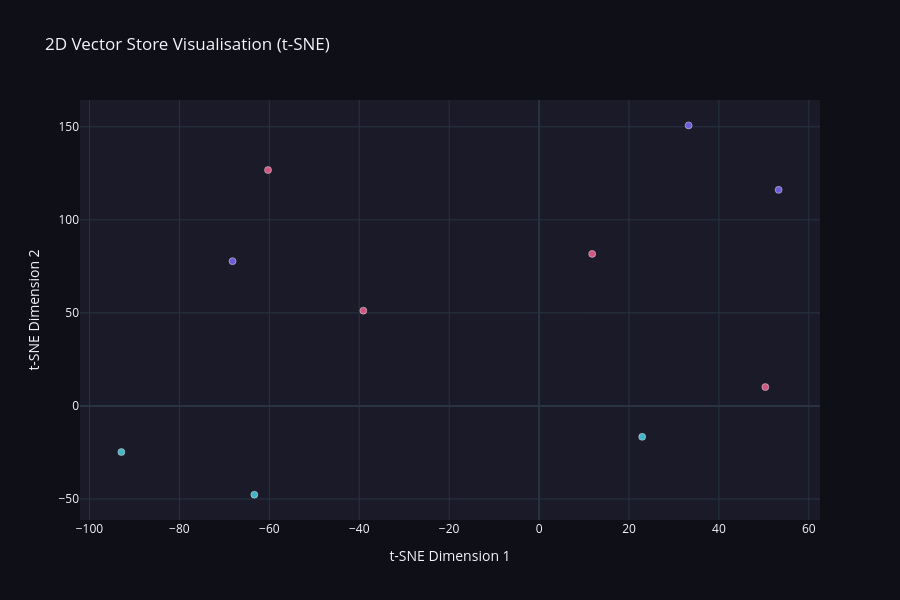
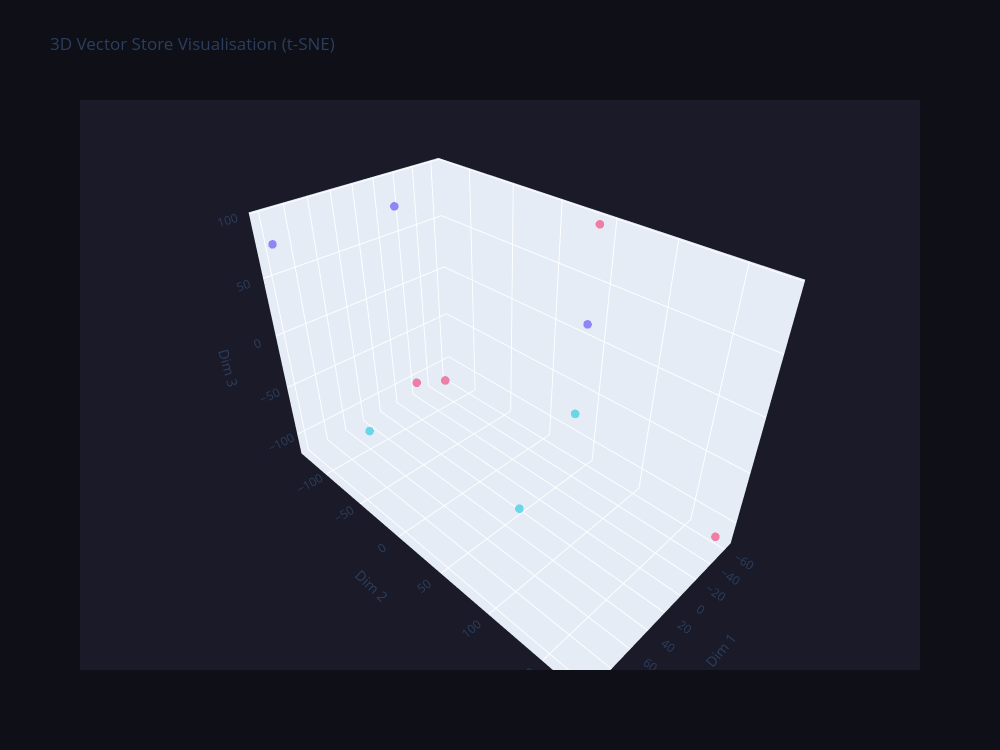

Here is the notebook cell these charts were saved with, in order:
### Code cell
result     = _collection.get(include=["embeddings", "documents", "metadatas"])
vectors_np = np.array(result["embeddings"])
doc_types  = [m["doc_type"] for m in result["metadatas"]]
docs_text  = result["documents"]

COLOR_MAP = {"personal": "#7c6af7", "projects": "#f06292", "learning": "#4dd0e1"}
colors    = [COLOR_MAP.get(t, "#aaa") for t in doc_types]

n = vectors_np.shape[0]
perplexity = max(5.0, min(30.0, (n - 1) / 3.0))
print(f"Running t-SNE on {n} vectors (perplexity={perplexity:.1f})...")


tsne_2d = TSNE(n_components=2, random_state=42, perplexity=perplexity, max_iter=1000)
rv_2d   = tsne_2d.fit_transform(vectors_np)

fig_2d = go.Figure(data=[go.Scatter(
    x=rv_2d[:, 0], y=rv_2d[:, 1],
    mode="markers",
    marker=dict(size=7, color=colors, opacity=0.85,
                line=dict(width=0.5, color="white")),
    text=[f"Type: {t}<br>{d[:150]}..." for t, d in zip(doc_types, docs_text)],
    hoverinfo="text"
)])
fig_2d.update_layout(
    title="2D Vector Store Visualisation (t-SNE)",
    xaxis_title="t-SNE Dimension 1",
    yaxis_title="t-SNE Dimension 2",
    width=900, height=600,
    template="plotly_dark",
    paper_bgcolor="#0f0f17",
    plot_bgcolor="#1a1a28",
)
fig_2d.show()


tsne_3d = TSNE(n_components=3, random_state=42, perplexity=perplexity, max_iter=1000)
rv_3d   = tsne_3d.fit_transform(vectors_np)

fig_3d = go.Figure(data=[go.Scatter3d(
    x=rv_3d[:, 0], y=rv_3d[:, 1], z=rv_3d[:, 2],
    mode="markers",
    marker=dict(size=5, color=colors, opacity=0.8),
    text=[f"Type: {t}<br>{d[:150]}..." for t, d in zip(doc_types, docs_text)],
    hoverinfo="text"
)])
fig_3d.update_layout(
    title="3D Vector Store Visualisation (t-SNE)",
    scene=dict(
        xaxis_title="Dim 1", yaxis_title="Dim 2", zaxis_title="Dim 3",
        bgcolor="#1a1a28"
    ),
    width=1000, height=750,
    paper_bgcolor="#0f0f17",
)
fig_3d.show()

print("✅ Visualisations complete")

### Figure 1 — Plotly figure (JSON) as saved in the notebook; plotly's stock layout.template omitted (floating-point values rounded to 4 significant figures)
{"data": [{"hoverinfo": "text", "marker": {"color": ["#4dd0e1", "#4dd0e1", "#4dd0e1", "#7c6af7", "#7c6af7", "#7c6af7", "#f06292", "#f06292", "#f06292", "#f06292"], "line": {"color": "white", "width": 0.5}, "opacity": 0.85, "size": 7}, "mode": "markers", "text": ["Type: learning<br># Learning Journey\n\n## Currently Learning (2025)\n- Advanced RAG techniques: reranking, hybrid search, query decomposition\n- Anthropic's Claude API: to...", "Type: learning<br>4\n- Fullstack Open — University of Helsinki — 2022\n- AWS Solutions Architect Associate — 2023\n- Fast.ai Practical Deep Learning — 2024\n\n## Books Read\n...", "Type: learning<br>- AWS Certified Solutions Architect — Associate (2023)\n- Google Professional Data Engineer (2024)\n- Certified Kubernetes Application Developer — CKAD ...", "Type: personal<br># Personal Profile\n\n## About Me\nName: Alex Johnson\nRole: Software Engineer & AI Enthusiast\nLocation: Tech Hub City\n\n## Background\nI am a passionate so...", "Type: personal<br>since worked at two startups.\n\n## Skills\n- Programming Languages: Python, JavaScript, TypeScript, Go, Rust\n- Frameworks: React, FastAPI, LangChain, Gr...", "Type: personal<br>ource projects, and mentoring aspiring developers.\nIn my free time I enjoy hiking, reading tech blogs, and experimenting with new AI tools.\nI run a sm...", "Type: projects<br># Projects Portfolio\n\n## AI-Powered Document Assistant\nA RAG-based system that helps users query large document collections efficiently.\nTech Stack: P...", "Type: projects<br>erlapping chunks outperform large ones.\n\n## Real-time Analytics Dashboard\nBuilt a scalable dashboard for visualising business metrics in real-time.\nTe...", "Type: projects<br>n AI assistant that provides automated code reviews and suggestions.\nTech Stack: Python, GitHub API, Claude API\nFeatures: Pattern detection, best prac...", "Type: projects<br> PostgreSQL, ML forecasting\nFeatures: Receipt scanning via OCR, budget alerts, spending trend analysis\n\n## E-commerce Recommendation Engine\nBuilt a co..."], "type": "scatter", "x": [-63.33, -92.9, 22.93, -68.18, 53.28, 33.26, -60.28, -39.08, 50.32, 11.81], "y": [-47.68, -24.82, -16.62, 77.78, 116.1, 150.8, 126.7, 51.2, 10.11, 81.7]}], "layout": {"height": 600, "paper_bgcolor": "#0f0f17", "plot_bgcolor": "#1a1a28", "title": {"text": "2D Vector Store Visualisation (t-SNE)"}, "width": 900, "xaxis": {"title": {"text": "t-SNE Dimension 1"}}, "yaxis": {"title": {"text": "t-SNE Dimension 2"}}}}

### Figure 2 — Plotly figure (JSON) as saved in the notebook; plotly's stock layout.template omitted (floating-point values rounded to 4 significant figures)
{"data": [{"hoverinfo": "text", "marker": {"color": ["#4dd0e1", "#4dd0e1", "#4dd0e1", "#7c6af7", "#7c6af7", "#7c6af7", "#f06292", "#f06292", "#f06292", "#f06292"], "opacity": 0.8, "size": 5}, "mode": "markers", "text": ["Type: learning<br># Learning Journey\n\n## Currently Learning (2025)\n- Advanced RAG techniques: reranking, hybrid search, query decomposition\n- Anthropic's Claude API: to...", "Type: learning<br>4\n- Fullstack Open — University of Helsinki — 2022\n- AWS Solutions Architect Associate — 2023\n- Fast.ai Practical Deep Learning — 2024\n\n## Books Read\n...", "Type: learning<br>- AWS Certified Solutions Architect — Associate (2023)\n- Google Professional Data Engineer (2024)\n- Certified Kubernetes Application Developer — CKAD ...", "Type: personal<br># Personal Profile\n\n## About Me\nName: Alex Johnson\nRole: Software Engineer & AI Enthusiast\nLocation: Tech Hub City\n\n## Background\nI am a passionate so...", "Type: personal<br>since worked at two startups.\n\n## Skills\n- Programming Languages: Python, JavaScript, TypeScript, Go, Rust\n- Frameworks: React, FastAPI, LangChain, Gr...", "Type: personal<br>ource projects, and mentoring aspiring developers.\nIn my free time I enjoy hiking, reading tech blogs, and experimenting with new AI tools.\nI run a sm...", "Type: projects<br># Projects Portfolio\n\n## AI-Powered Document Assistant\nA RAG-based system that helps users query large document collections efficiently.\nTech Stack: P...", "Type: projects<br>erlapping chunks outperform large ones.\n\n## Real-time Analytics Dashboard\nBuilt a scalable dashboard for visualising business metrics in real-time.\nTe...", "Type: projects<br>n AI assistant that provides automated code reviews and suggestions.\nTech Stack: Python, GitHub API, Claude API\nFeatures: Pattern detection, best prac...", "Type: projects<br> PostgreSQL, ML forecasting\nFeatures: Receipt scanning via OCR, budget alerts, spending trend analysis\n\n## E-commerce Recommendation Engine\nBuilt a co..."], "type": "scatter3d", "x": [-54.97, 33.64, 60.82, 14.13, 98.99, 1.939, 102.0, -63.58, -35.81, -60.25], "y": [37.74, 58.76, -96.24, 94.16, -129.0, -110.7, 33.53, 39.63, -106.2, 175.7], "z": [-69.67, -101.9, -98.54, 68.07, 77.67, 85.0, 37.9, 94.63, -97.19, -115.4]}], "layout": {"height": 750, "paper_bgcolor": "#0f0f17", "scene": {"bgcolor": "#1a1a28", "xaxis": {"title": {"text": "Dim 1"}}, "yaxis": {"title": {"text": "Dim 2"}}, "zaxis": {"title": {"text": "Dim 3"}}}, "title": {"text": "3D Vector Store Visualisation (t-SNE)"}, "width": 1000}}
